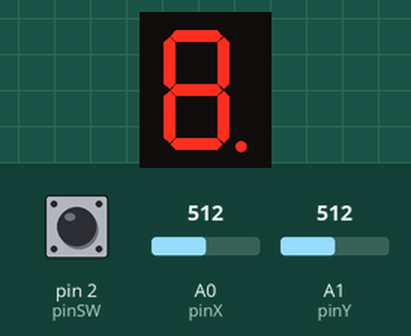
Recording of a sketch running on a simulated Arduino Uno, built with avr-gcc and run on an emulated ATmega328P. Shown: 1-digit seven-segment display. Wiring (inferred from the names in the program): 1-digit 7-segment display, segments lit when LOW: segments pin 10, pin 9, pin 8, pin 7, pin 6, pin 5, pin 4, pin 12. Inputs (shaded band) come from the test bench; at power-on: A1 (pinY) = 512, pin 2 (pinSW) HIGH, A0 (pinX) = 512. The segment pins are drawn as the display they are named for; what the sketch prints to the serial monitor is not drawn.

Above: at 1.2 s.
1.3 s: A1 (pinY) set to 90
At 2.9 s:
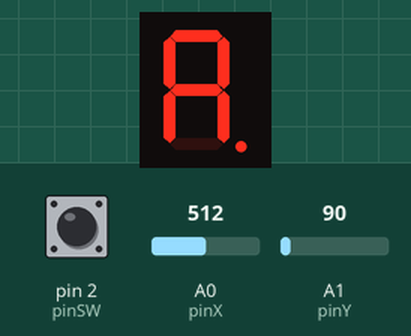
4.3 s: A1 (pinY) set to 910
At 5.9 s:
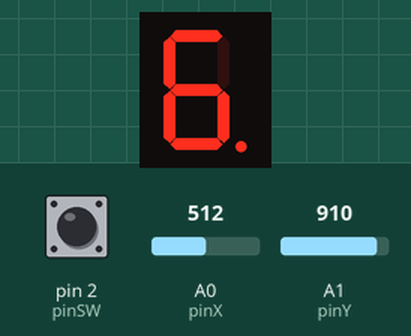
7.3 s: A1 (pinY) set to 0
Timing chart, 0 to 7.8 s (numbered marks = the images above; inputs shaded):
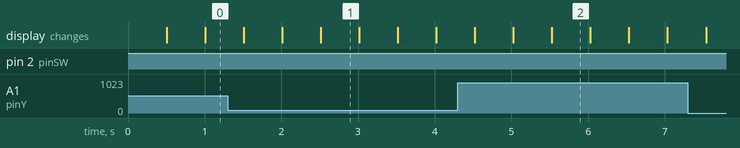

Measured:
- after the input at 1.3 s, the display: first changes after 0.21 s (image 1 shows a later state)
- after the input at 4.3 s, the display: first differs from a run without the input after 1.2 s (image 2)
- what the display in image 1 shows lasts 0.5 s, from 2.5 s to 3.0 s

The sketch:

Homework4.ino
```cpp
const int pinA = 12;
const int pinB = 10;
const int pinC = 9;
const int pinD = 8;
const int pinE = 7;
const int pinF = 6;
const int pinG = 5;
const int pinDP = 4;

const int segSize = 8;

const int pinSW = 2;
const int pinX = A0;
const int pinY = A1;
int xValue = 0;
int yValue = 0;

int segments[segSize] = {
  pinA, pinB, pinC, pinD, pinE, pinF, pinG, pinDP
};

byte segmentsStates[segSize] = {
  LOW, LOW, LOW, LOW, LOW, LOW, LOW, LOW
};

int currentSegment = pinDP;
const int noOfDirections = 4;
unsigned long lastMove = 0;

int up = 0;
int down = 1;
int right = 2;
int left = 3;
int move;

unsigned int lastBlink = 0;
const int timeOfBlink = 500;
bool blinkState = 0;

unsigned long timeOfMove = 1000;

const int minTrigger = 100;
const int maxTrigger = 900;

int buttonRead;
int lastButtonState;
unsigned long lastDebounceTime = 0;
int buttonState;
int buttonPressed;
unsigned long debounceDelay = 50;

unsigned long lastInterruptTime = 0;

int lastXValue = 0;
int lastYValue=0;
int joyMoved = 0;

bool hold = 0;
unsigned long holdState = 0;
unsigned long holdTime= 1000;

int index = 0;

byte segmentsMovements[segSize][noOfDirections] = {
  //Up Dn LT RT
  { 12, 5, 6, 10},  // a  12
  { 12, 5, 6, 10},  // b  10
  { 5, 8, 7, 9},  // c  9
  { 5, 8, 7, 9},  // d  8
  { 5, 8, 7, 9},  // e  7
  { 12, 5, 6, 10},  // f  6
  { 12, 8, 5, 5}, // g  5
  { 4, 4, 9, 4}     // dp4
};

void setup() {
  pinMode(pinSW, INPUT_PULLUP);
  for (int i = 0; i < segSize; i++) {
    pinMode(segments[i], OUTPUT);
  }

  Serial.begin(9600);
}

void loop() {

  Serial.println(buttonPressed);
  buttonDebounce();

  if(segments[index] != currentSegment)
    digitalWrite(segments[index], segmentsStates[index]);
  index= (index + 1) % segSize;

  blink();

  yValue = analogRead(pinX);
  xValue = analogRead(pinY);

  joyMovement();

}

void joyMovement(){
  if ((minTrigger <= xValue && xValue <= maxTrigger) and (minTrigger <= yValue && yValue <= maxTrigger)) {
    joyMoved = false;
  }

  if (xValue < minTrigger && joyMoved == false) {
    move = right;
    joyMoved = true;
  }

  if (xValue > maxTrigger && joyMoved == false) {
    move = left;
    joyMoved = true;
  }

  if (yValue < minTrigger && joyMoved == false) {
    move = down;
    joyMoved = true;
  }

  if (yValue > maxTrigger && joyMoved == false) {
    move = up;
    joyMoved = true;
  }

  if ((millis() >= lastMove + timeOfMove) && (joyMoved == 1))
  {
    currentSegment = segmentsMovements[translatePosition(currentSegment)][move];
    joyMoved = 0;
    lastMove = millis();

  }
  if(buttonPressed){
    segmentsStates[translatePosition(currentSegment)] = !segmentsStates[translatePosition(currentSegment)];
    buttonPressed = 0;
  }
}

int translatePosition(int position){
  switch(position){
    case 4: return 7;
    case 5: return 6;
    case 6: return 5;
    case 7: return 4;
    case 8: return 3;
    case 9: return 2;
    case 10: return 1;
    case 12: return 0;
  }
}

void blink(){
  if(millis() > lastBlink + timeOfBlink){
      blinkState = !blinkState;
      digitalWrite(currentSegment, blinkState);
      lastBlink = millis();
  }
}

void buttonDebounce(){
  buttonRead = digitalRead(pinSW);
    if (buttonRead != lastButtonState) {
      lastDebounceTime = millis();
    }

    if ((millis() - lastDebounceTime) > debounceDelay) {

    if (buttonRead != buttonState) {
      buttonState = buttonRead;
      if (buttonState == LOW) {
        buttonPressed = 1;
        hold = 1;
        holdState = millis();
      }else{
        if(hold == 1){
          hold = 0;
        }
      }
    }
  }

  if(hold == 1 && holdState + holdTime <= millis()){
    hold = 0;
    for (int i = 0; i < segSize; i++){
      segmentsStates[i] = LOW;
    }
    currentSegment = pinDP;
  }

  lastButtonState = buttonRead;
}
```
